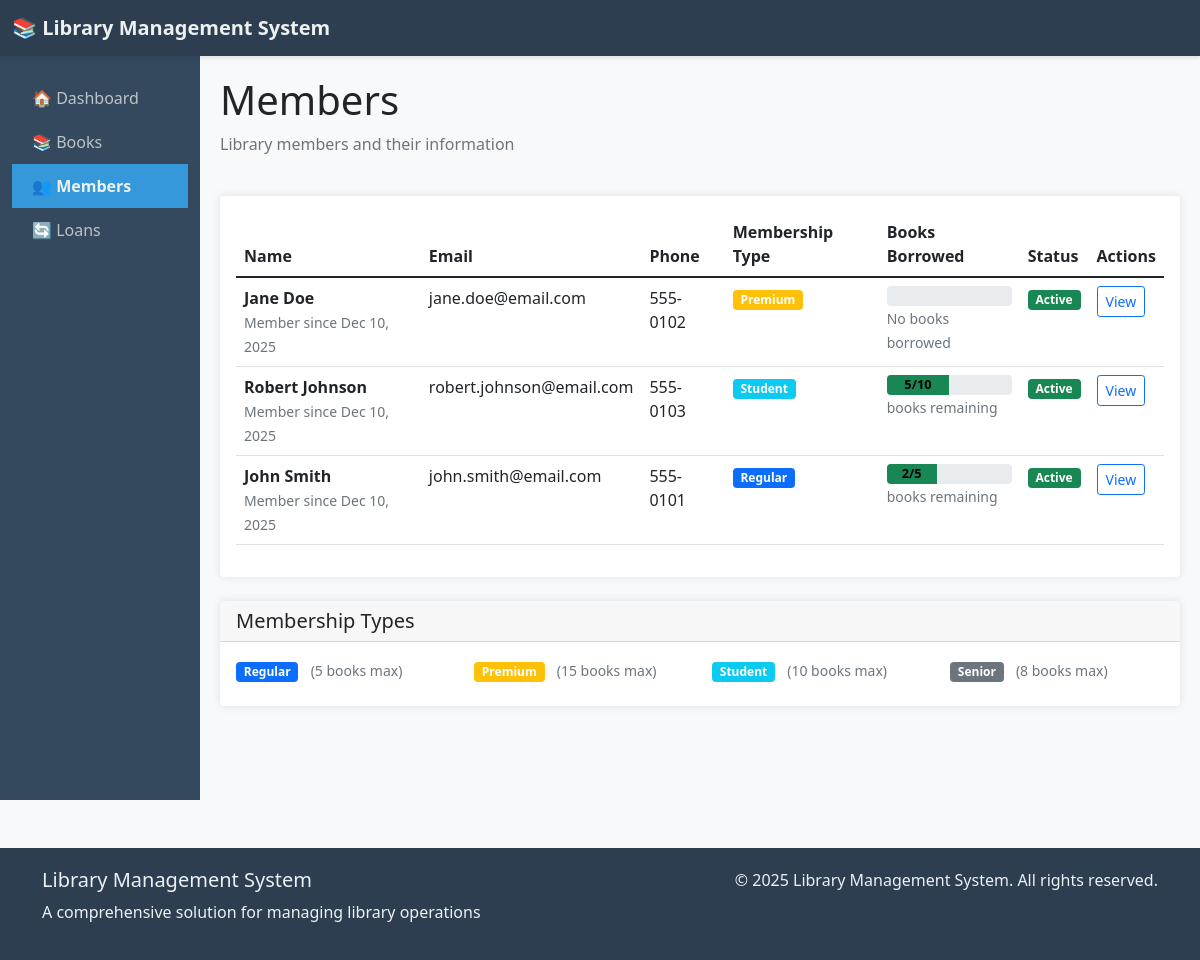
The page /library/members/ on the database its author committed.
### library/models.py (models this page shows, shortened)
class Member(models.Model):
    MEMBERSHIP_CHOICES = [
        ('REG', 'Regular'),
        ('PRE', 'Premium'),
        ('STU', 'Student'),
        ('SEN', 'Senior'),
    ]
    user = models.OneToOneField(User, on_delete=models.CASCADE, null=True, blank=True)
    first_name = models.CharField(max_length=50)
    last_name = models.CharField(max_length=50)
    email = models.EmailField(unique=True)
    phone = models.CharField(max_length=15, blank=True)
    address = models.TextField(blank=True)
    membership_type = models.CharField(max_length=3, choices=MEMBERSHIP_CHOICES, default='REG')
    membership_start_date = models.DateField(auto_now_add=True)
    membership_end_date = models.DateField(blank=True, null=True)
    max_books_allowed = models.PositiveIntegerField(default=5, validators=[MinValueValidator(1), MaxValueValidator(20)])
    current_books_borrowed = models.PositiveIntegerField(default=0, validators=[MinValueValidator(0)])
    is_active = models.BooleanField(default=True)
    class Meta:
        ordering = ['last_name', 'first_name']
        verbose_name = 'Member'
        verbose_name_plural = 'Members'
    @property
    def full_name(self):
        return f"{self.first_name} {self.last_name}"

### library/views.py (the view)
# urls.py: path('members/', views.member_list, name='member_list'),
def member_list(request):
    members = Member.objects.all().order_by('last_name', 'first_name')
    context = {
        'members': members,
        'membership_types': Member.MEMBERSHIP_CHOICES,
    }
    return render(request, 'members/member_list.html', context)

### templates/members/member_list.html (shortened to what this page needs)
{% extends 'base.html' %}
{% block content %}
<div class="row mb-4">
    <div class="col-8">
        <h1>Members</h1>
        <p class="text-muted">Library members and their information</p>
    </div>
    <div class="col-4 text-end">
    </div>
</div>
<div class="card">
    <div class="card-body">
        <div class="table-responsive">
            <table class="table table-hover">
                <thead>
                    <tr>
                        <th>Name</th>
                        <th>Email</th>
                        <th>Phone</th>
                        <th>Membership Type</th>
                        <th>Books Borrowed</th>
                        <th>Status</th>
                        <th>Actions</th>
                    </tr>
                </thead>
                <tbody>
                    {% for member in members %}
                    <tr>
                        <td>
                            <strong>{{ member.full_name }}</strong><br>
                            <small class="text-muted">Member since {{ member.membership_start_date|date:"M d, Y" }}</small>
                        </td>
                        <td>{{ member.email }}</td>
                        <td>{{ member.phone|default:"--" }}</td>
                        <td>
                            <span class="badge
                                {% if member.membership_type == 'PRE' %}bg-warning
                                {% elif member.membership_type == 'STU' %}bg-info
                                {% elif member.membership_type == 'SEN' %}bg-secondary
                                {% else %}bg-primary{% endif %}">
                                {{ member.get_membership_type_display }}
                            </span>
                        </td>
                        <td>
                            <div class="progress" style="height: 20px;">
                                {% widthratio member.current_books_borrowed member.max_books_allowed 100 as percentage %}
                                <div class="progress-bar
                                    {% if member.current_books_borrowed == member.max_books_allowed %}bg-danger
                                    {% elif member.current_books_borrowed > member.max_books_allowed %}bg-warning
                                    {% elif percentage|add:"0" > 80 %}bg-warning
                                    {% else %}bg-success{% endif %}"
                                    role="progressbar"
                                    style="width: {{ percentage }}%">
                                    {{ member.current_books_borrowed }}/{{ member.max_books_allowed }}
                                </div>
                            </div>
                            <small class="text-muted">
                                {% if member.current_books_borrowed == member.max_books_allowed %}
                                    Limit reached
                                {% elif member.current_books_borrowed == 0 %}
                                    No books borrowed
                                {% else %}
                                    {{ member.max_books_allowed|add:"-"|add:member.current_books_borrowed }} books remaining
                                {% endif %}
                            </small>
                        </td>
                        <td>
                            {% if member.is_active %}
                            <span class="badge bg-success">Active</span>
                            {% else %}
                            <span class="badge bg-secondary">Inactive</span>
                            {% endif %}
                        </td>
                        <td>
                            <div class="btn-group btn-group-sm">
                                <a href="{% url 'member_detail' member.pk %}" class="btn btn-outline-primary">View</a>
                            </div>
                        </td>
                    </tr>
                    {% endfor %}
                </tbody>
            </table>
        </div>
    </div>
</div>
<div class="card mt-4">
    <div class="card-header">
        <h5 class="mb-0">Membership Types</h5>
    </div>
    <div class="card-body">
        <div class="row">
            {% for code, name in membership_types %}
            <div class="col-md-3 mb-2">
                <span class="badge
                    {% if code == 'PRE' %}bg-warning
                    {% elif code == 'STU' %}bg-info
                    {% elif code == 'SEN' %}bg-secondary
                    {% else %}bg-primary{% endif %} me-2">
                    {{ name }}
                </span>
                <small class="text-muted">
                    {% if code == 'REG' %}(5 books max)
                    {% elif code == 'PRE' %}(15 books max)
                    {% elif code == 'STU' %}(10 books max)
                    {% elif code == 'SEN' %}(8 books max)
                    {% endif %}
                </small>
            </div>
            {% endfor %}
        </div>
    </div>
</div>
{% endblock %}

### templates/base.html (style rules this page uses)
body { background-color: #f8f9fa; font-family: 'Segoe UI', Tahoma, Geneva, Verdana, sans-serif; }
.card { border: none; box-shadow: 0 0 10px rgba(0,0,0,.1); margin-bottom: 20px; transition: transform 0.3s; }

### templates/members/member_list.html (style rules this page uses)
.progress-bar { font-size: 0.8rem; font-weight: bold; color: #000; }
.progress-bar.bg-success { color: #000; }

### rows shown on the page
Member: full_name "Jane Doe", membership_start_date "Dec 10, 2025", email "jane.doe@email.com", phone "555-0102", membership_type "Premium", current_books_borrowed "No books borrowed", is_active "Active"
Member: full_name "Robert Johnson", membership_start_date "Dec 10, 2025", email "robert.johnson@email.com", phone "555-0103", membership_type "Student", current_books_borrowed "5", max_books_allowed "10", is_active "Active"
Member: full_name "John Smith", membership_start_date "Dec 10, 2025", email "john.smith@email.com", phone "555-0101", membership_type "Regular", current_books_borrowed "2", max_books_allowed "5", is_active "Active"

### other values the page prints
{{ name }} "Regular" "Premium" "Student" "Senior"
